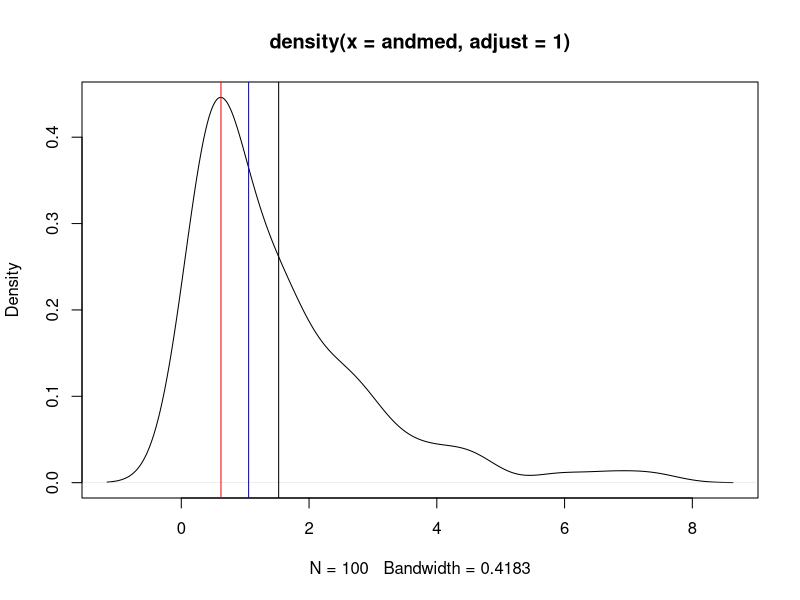
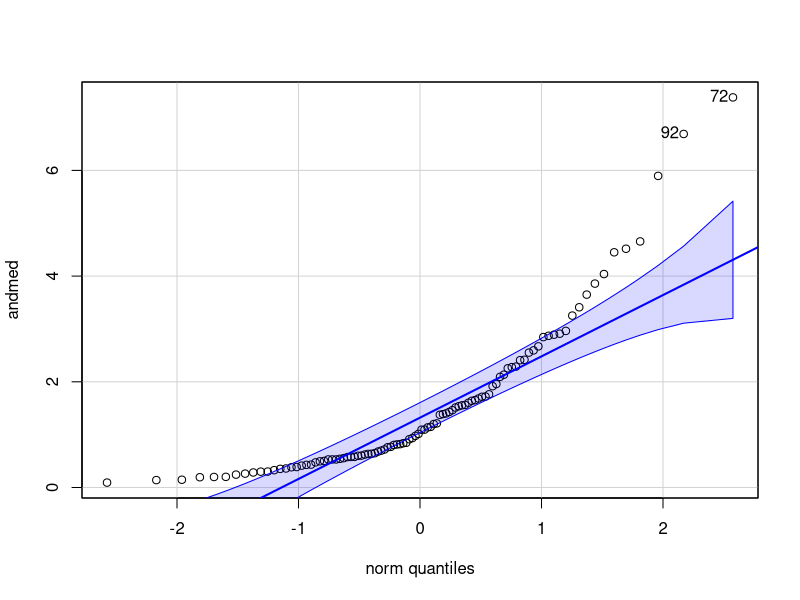
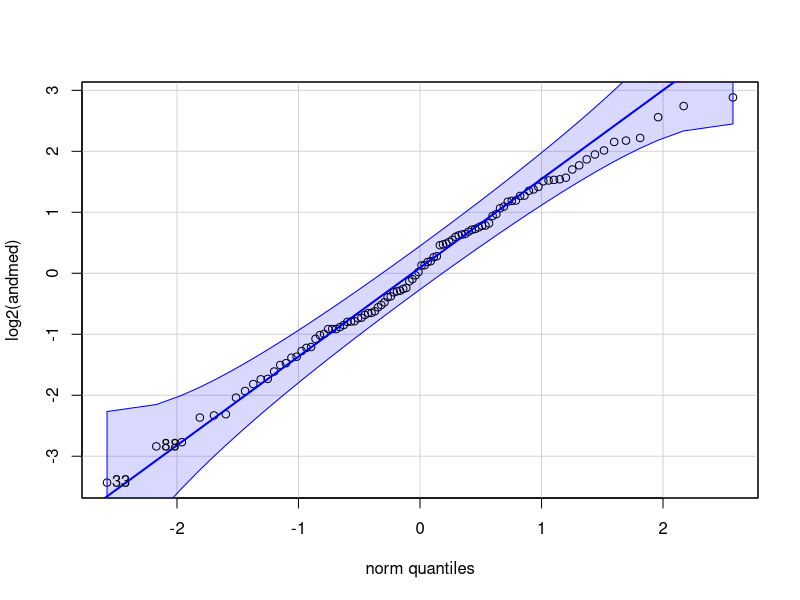

The R source for these figures, in order: (Note: this script raises an error after producing the figures.)
## ---- chunk 1
andmed <- rlnorm(100)
mode <-  function(x, adjust = 1) {
  x <- na.omit(x)
  dx <- density(x, adjust = adjust)
  dx$x[which.max(dx$y)]
}
plot(density(andmed, adjust = 1))
abline(v = mode(andmed), col = "red")
abline(v = median(andmed), col = "blue")
abline(v = mean(andmed))
## ---- chunk 2
library(tidyverse)
multiplicative_sd <- function(x) {
  x <- na.omit(x)
  log_data <- log10(x)
  log_mean <- mean(log_data)
  log_sd <- sd(log_data)
  geom_mean <- 10**log_mean
  mult_sd <- 10**log_sd
  lower1 <- geom_mean/mult_sd
  upper1 <- geom_mean * mult_sd
  lower2 <- geom_mean/(mult_sd**2)
  upper2 <- geom_mean * (mult_sd**2)
  Mean <- mean(x)
  lower3 <- mean(x) - sd(x)
  upper3 <- mean(x) + sd(x)
  lower4 <- mean(x) - sd(x)*2
  upper4 <- mean(x) + sd(x)*2
  results <- tibble(SD=c("multiplicative_SD", 
                         "multiplicative_2_SD", 
                         "additive_SD", 
                         "additive_2_SD"), 
                    MEAN=c(geom_mean, 
                           geom_mean, 
                           Mean, 
                           Mean), 
                    lower=c(lower1, 
                            lower2, 
                            lower3, 
                            lower4), 
                    upper=c(upper1, 
                            upper2, 
                            upper3, 
                            upper4) )
  results
}

## ---- chunk 3
knitr::kable(multiplicative_sd(andmed))
## ---- chunk 4
set.seed(5363)
norm_andmed <- rnorm(3, 100, 20)
knitr::kable(multiplicative_sd(norm_andmed))
## ---- chunk 5
library(car)
qqPlot(andmed)
## ---- chunk 6
qqPlot(log2(andmed))
## ---- chunk 7
mad(andmed, constant = 1); sd(andmed); mad(andmed)
## ---- chunk 8
mad(log10(andmed), constant = 1); sd(log10(andmed)); mad(log10(andmed))
## ---- chunk 9
cor(iris$Sepal.Length, iris$Sepal.Width, use = "complete.obs")
## ---- chunk 10
knitr::include_graphics("img/Slide1.jpg")
## ---- chunk 11
# numeric columns only!
# the following gives cor matrix with 
# frequentist correction for mutliple testing:
# print(psych::corr.test(iris[-5]))
# only numeric cols allowed! Hence -Species
knitr::kable(cor(iris[,-5]) )
